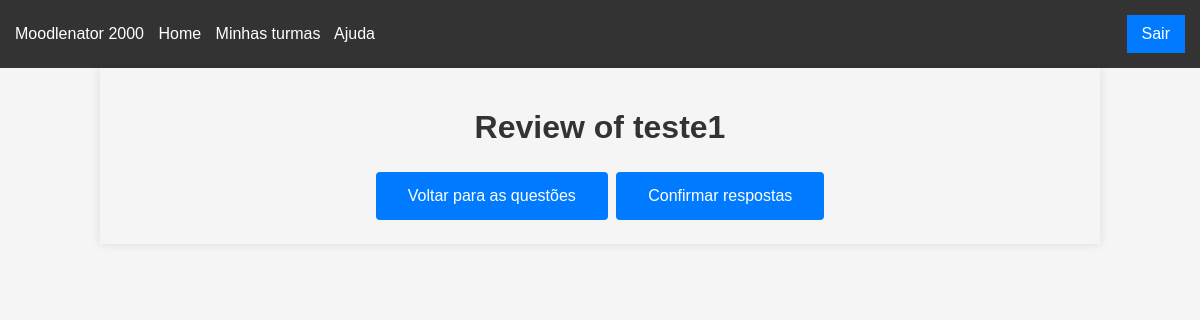
Page /exam/review/1 (signed in) on the earlier database version.
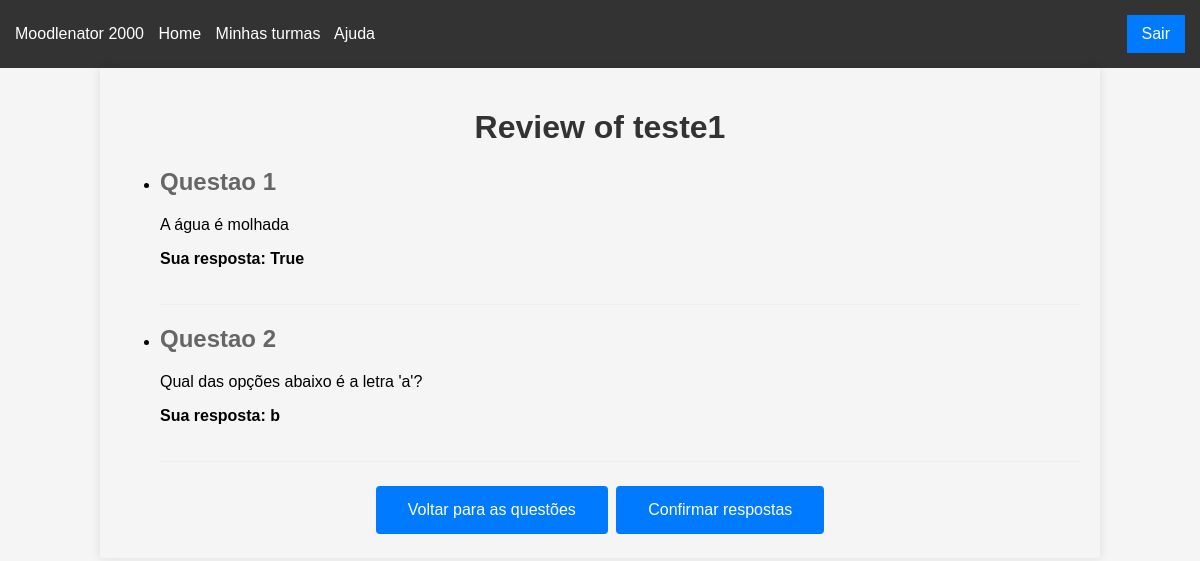
Same page on the later database version.
### app/models/resposta_aluno.py (models this page shows, shortened)
class RespostaAluno(db.Model):
    __tablename__ = "resposta_aluno"
    id = Column(Integer, primary_key=True, autoincrement=True)
    id_exame = Column(Integer, ForeignKey("exame.id"), nullable=False)
    id_questao = Column(Integer, ForeignKey("questao.id"),  nullable=False)
    id_aluno = Column(Integer, ForeignKey("user.matricula"),  nullable=False)
    resposta = Column(String, nullable=True)
    nota = Column(Float, nullable=False)
    questao = db.relationship("Questao", back_populates="resposta_alunos")

### app/models/questao.py (models this page shows, shortened)
class Questao(db.Model):
    __tablename__ = "questao"
    id = Column(Integer, primary_key=True, autoincrement=True)
    matricula_professor = Column(Integer, nullable=False)
    tipo_questao = Column(Enum(TipoQuestao), nullable=False)
    enunciado = Column(String, nullable=False)
    resposta_certa = Column(String, nullable=False)
    opcoes = Column(PickleType, nullable=True)  # Novo campo para salvar as opções de uma questão de múltipla escolha
    habilitada = Column(Boolean, nullable=False)
    exames = db.relationship("Exame", secondary="questao_exame", back_populates="questoes") # many to many
    resposta_alunos = db.relationship("RespostaAluno", back_populates="questao") # one to many

### app/controllers/exames.py (the view)
@bp.route('/exam/review/<int:id>', methods=['GET'])
@login_required
def revisao(id):
    exam = Exame.query.get(id)
    if exam is None:
        abort(404)
    answers = RespostaAluno.query.filter_by(id_exame=exam.id, id_aluno=current_user.matricula).all()
    return render_template('revisao.html', exam=exam, answers=answers)

### app/app.py (called while the page is built)
def create_app():
    app = Flask(__name__)
    basedir = os.path.abspath(os.path.dirname(__file__))
    db_path = os.path.join(basedir, '..', 'saas.db')
    login_manager.init_app(app)
    app.config["SECRET_KEY"] = "secret"
    app.config["SQLALCHEMY_DATABASE_URI"] = f"sqlite:///{db_path}"
    db.init_app(app)
    with app.app_context():
        from .models.user import User
        from .models.exame import Exame
        from .models.questao import Questao
        db.create_all()
    bootstrap.init_app(app)
    @app.context_processor
    def inject_bootstrap():
        return {'bootstrap': bootstrap}
    from .auth import blueprints
    app.register_blueprint(blueprints()[0])
    from .controllers import blueprints
    for bp in blueprints():
        app.register_blueprint(bp)
    from .cli_cmds import seed_cli
    app.cli.add_command(seed_cli)
    return app

@login_manager.user_loader
def load_user(user_id):
    from .models.user import User
    return User.query.get(user_id)

### app/models/user.py (called while the page is built)
    @property
    def is_authenticated(self):
        return True

### app/templates/revisao.html (shortened to what this page needs)
{% extends "base.html" %}
{% block content %}
    <div class="review-container">
        <h1 class="review-title">Review of {{ exam.nome }}</h1>
        <ul>
            {% for answer in answers %}
                <li class="question-container">
                    <h2 class="question-number">Questao {{ loop.index }}</h2>
                    <p class="question-text">{{ answer.questao.enunciado }}</p>
                    <p class="response-label">Sua resposta: {{ answer.resposta }}</p>
                </li>
            {% endfor %}
        </ul>
        <div class="btn-container">
            <a href="{{ url_for('exames.comeca_exame', id=exam.id, question_index=0) }}" class="btn">Voltar para as questões</a>
            <a href="{{ url_for('exames.enviar_exame', id=exam.id) }}" class="btn">Confirmar respostas</a>
        </div>
    </div>
{% endblock %}

Differences in the rows shown:
now on this page (row edited): RespostaAluno: questao.enunciado "A água é molhada", resposta "True"
now on this page (row edited): RespostaAluno: questao.enunciado "Qual das opções abaixo é a letra 'a'?", resposta "b"
